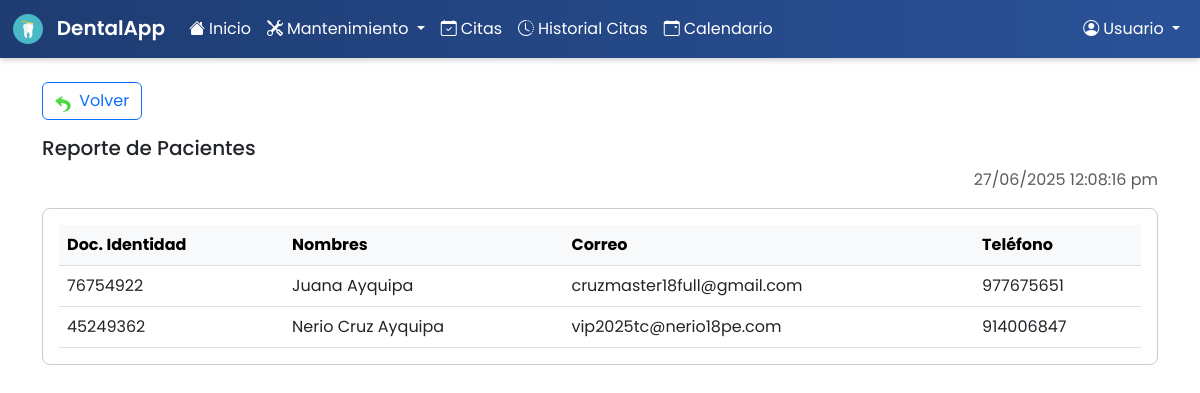
Screenshot of /sistema-dental/index.php?controller=report&action=patients with the database file from the repository.
### tables this page shows
CREATE TABLE `patients` (
  `id` int(11) NOT NULL,
  `name` varchar(100) NOT NULL,
  `document_type` varchar(20) DEFAULT NULL,
  `document_number` varchar(50) DEFAULT NULL,
  `dob` date NOT NULL,
  `phone` varchar(20) DEFAULT NULL,
  `under_treatment` tinyint(1) NOT NULL DEFAULT 0,
  `bleeding` tinyint(1) NOT NULL DEFAULT 0,
  `allergic` tinyint(1) NOT NULL DEFAULT 0,
  `hypertensive` tinyint(1) NOT NULL DEFAULT 0,
  `diabetic` tinyint(1) NOT NULL DEFAULT 0,
  `pregnant` tinyint(1) NOT NULL DEFAULT 0,
  `motive` text DEFAULT NULL,
  `diagnosis` text DEFAULT NULL,
  `observations` text DEFAULT NULL,
  `referred_by` varchar(100) DEFAULT NULL,
  `email` varchar(100) DEFAULT NULL,
  `address` text DEFAULT NULL,
  `created_at` timestamp NOT NULL DEFAULT current_timestamp()
);

### sistema-dental/controllers/ReportController.php (called while the page is built, shortened)
<?php
require_once __DIR__ . '/../models/Report.php';
class ReportController
{
    private Report $reportModel;
    public function __construct(PDO $pdo)
    {
        $this->reportModel = new Report($pdo);
    }
    public function patients()
    {
        $patients = $this->reportModel->getPatients();
        require __DIR__ . '/../views/reports/patients.php';
    }
}

### sistema-dental/models/Report.php (called while the page is built, shortened)
<?php
class Report
{
    private PDO $pdo;
    public function __construct(PDO $pdo)
    {
        $this->pdo = $pdo;
    }
    public function getPatients(): array
    {
        $sql = "
            SELECT
              document_number AS doc_id,
              name            AS name,
              email,
              phone
            FROM patients
            ORDER BY name
        ";
        return $this->pdo
                    ->query($sql)
                    ->fetchAll(PDO::FETCH_ASSOC);
    }
}

### sistema-dental/views/reports/patients.php (the view)
<?php require __DIR__ . '/../templates/header.php'; ?>
<div class="container mt-4">
  <a href="?controller=report&action=index"
     class="btn btn-outline-primary mb-3">
    <img src="assets/img/arrow-left.png" width="16" class="me-1 align-text-bottom" alt="">
    Volver
  </a>
  <h5>Reporte de Pacientes</h5>
  <p class="text-end text-muted"><?= date('d/m/Y h:i:s a') ?></p>
  <div class="table-responsive" style="border:1px solid #ccc; padding:1rem; border-radius:0.5rem;">
    <table class="table mb-0">
      <thead class="table-light">
        <tr>
          <th>Doc. Identidad</th>
          <th>Nombres</th>
          <th>Correo</th>
          <th>Teléfono</th>
        </tr>
      </thead>
      <tbody>
        <?php foreach($patients as $row): ?>
        <tr>
          <td><?= htmlspecialchars($row['doc_id']) ?></td>
          <td><?= htmlspecialchars($row['name']) ?></td>
          <td><?= htmlspecialchars($row['email']) ?></td>
          <td><?= htmlspecialchars($row['phone']) ?></td>
        </tr>
        <?php endforeach; ?>
      </tbody>
    </table>
  </div>
</div>
<?php require __DIR__ . '/../templates/footer.php'; ?>

### sistema-dental/assets/css/style.css (style rules this page uses)
body, .navbar, .card { font-family: 'Poppins', sans-serif; }

### rows the page displays
patients: document_number "76754922", name "Juana Ayquipa", email "cruzmaster18full@gmail.com", phone "977675651"
patients: document_number "45249362", name "Nerio Cruz Ayquipa", email "vip2025tc@nerio18pe.com", phone "914006847"

### other values shown
$username "Usuario"
